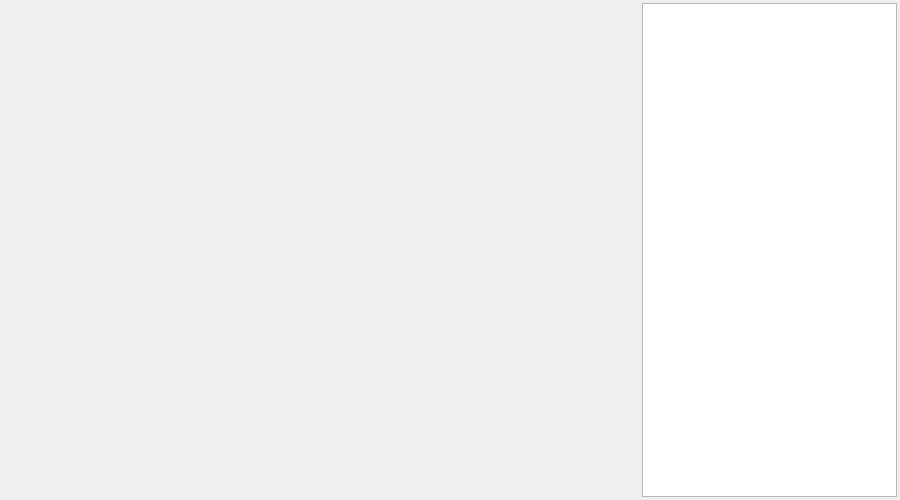
<?xml version="1.0" encoding="UTF-8"?>
<ui version="4.0">
 <class>DataAnalyse</class>
 <widget class="QWidget" name="DataAnalyse">
  <property name="geometry">
   <rect>
    <x>0</x>
    <y>0</y>
    <width>900</width>
    <height>500</height>
   </rect>
  </property>
  <property name="windowTitle">
   <string>DataAnalyse</string>
  </property>
  <layout class="QHBoxLayout" name="horizontalLayout" stretch="5,2">
   <property name="spacing">
    <number>3</number>
   </property>
   <property name="leftMargin">
    <number>3</number>
   </property>
   <property name="topMargin">
    <number>3</number>
   </property>
   <property name="rightMargin">
    <number>3</number>
   </property>
   <property name="bottomMargin">
    <number>3</number>
   </property>
   <item>
    <widget class="QCustomPlot" name="customplot" native="true"/>
   </item>
   <item>
    <widget class="CheckBoxList" name="checkBoxList"/>
   </item>
  </layout>
 </widget>
 <customwidgets>
  <customwidget>
   <class>QCustomPlot</class>
   <extends>QWidget</extends>
   <header location="global">qcustomplot.h</header>
   <container>1</container>
  </customwidget>
  <customwidget>
   <class>CheckBoxList</class>
   <extends>QListWidget</extends>
   <header location="global">checkboxlist.h</header>
  </customwidget>
 </customwidgets>
 <resources/>
 <connections/>
</ui>
